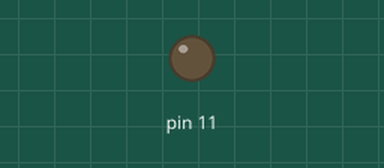
Simulated run of this sketch. Board: Arduino Uno, built with avr-gcc and run on an emulated ATmega328P. On the bench: output pins drawn as LEDs (lit = HIGH).

Above: at 0.05 s.
At 0.85 s:
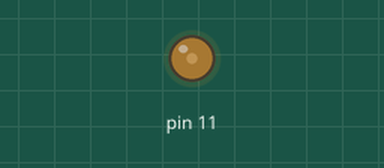
At 1.4 s:
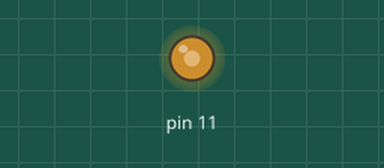
Timing chart, 0 to 3.2 s (numbered marks = the images above):
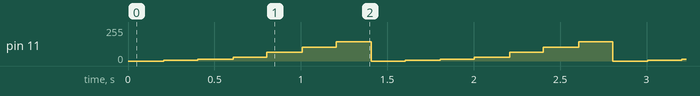

Measured:
- by itself, pin 11: repeats every 1.4 s: 15/255 0.20 s, 30/255 0.20 s, 66/255 0.20 s, 102/255 0.20 s, 144/255 0.20 s, 0/255 0.20 s, 6/255 0.20 s

The sketch:

Timer-PWM-LED.ino.ino
```cpp
/*
 Fade

 This example shows how to fade an LED on pin 9
 using the analogWrite() function ou le TIMER 2
 configuré en Phase Correct PWM
 */

const byte led = 11;

const byte color [] = {0,6,15,30,66,102,144,255};
byte index = 0;

void fadeLed (const byte pin, const byte duty) {
  /*
   * TODO: vérifier pin PB3 - 11 arduino - ou PD3 - 3 arduino
   * pour sélectionner le port registre COM2
   * PB3: COM2Ax et PD3: COM2Bx
   * verifier fréquence f = 16Mhz / (N * 2 * 255)
   * ici N = 8 avec CS22/1/0 = 010
   * WGM21 = 0 et WGM20 = 1 ==> phase correct PWM
   * WGM22 = 0 pour TOP = 0xFF - 255
   */
  TCCR2A |= (1<<COM2A1) | (1<<WGM20);
  // TCCR2A = 0b10000001;
  // prescaler à 8 - lance le timer  (CS22/1/0 = 0 timer stoppé)
  TCCR2B |= (1<<CS21);
  // TCCR2B = 0b00000010;
  OCR2A = duty;
}

void setup() {
  // desactivation Analog Comparator
  ACSR |= (1<<ACD);
  // desactivation ADC module
  ADCSRA &= ~(1<<ADEN); // mise à zéro flag ADEN
  // désactivation Digital Input sur port analogique
  DIDR1 |= 0b00000011;
  DIDR0 |= 0b00011111;
  // pinMode(led, OUTPUT);
  DDRB |= (1<<PB3);
}

void loop() {
  // set the brightness of led:
  //analogWrite(led, color[index]);
  fadeLed (PB3, color[index]);

  // change the brightness for next time through the loop:
  index++;
  if (index >= 7) {
    index = 0;
  }
  // wait for 30 milliseconds to see the dimming effect
  delay(200);
}
```
